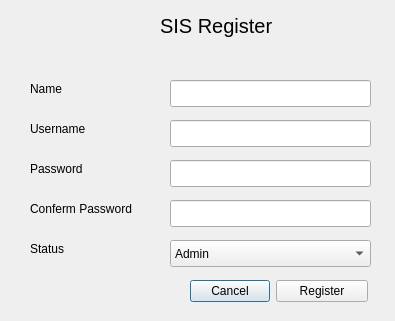
<?xml version="1.0" encoding="UTF-8"?>
<ui version="4.0">
 <class>registerUser</class>
 <widget class="QDialog" name="registerUser">
  <property name="geometry">
   <rect>
    <x>0</x>
    <y>0</y>
    <width>395</width>
    <height>321</height>
   </rect>
  </property>
  <property name="windowTitle">
   <string>Dialog</string>
  </property>
  <widget class="QLabel" name="label">
   <property name="geometry">
    <rect>
     <x>160</x>
     <y>10</y>
     <width>121</width>
     <height>31</height>
    </rect>
   </property>
   <property name="font">
    <font>
     <pointsize>15</pointsize>
    </font>
   </property>
   <property name="text">
    <string>SIS Register</string>
   </property>
  </widget>
  <widget class="QLabel" name="label_2">
   <property name="geometry">
    <rect>
     <x>30</x>
     <y>80</y>
     <width>67</width>
     <height>17</height>
    </rect>
   </property>
   <property name="text">
    <string>Name</string>
   </property>
  </widget>
  <widget class="QLabel" name="label_3">
   <property name="geometry">
    <rect>
     <x>30</x>
     <y>120</y>
     <width>71</width>
     <height>17</height>
    </rect>
   </property>
   <property name="text">
    <string>Username</string>
   </property>
  </widget>
  <widget class="QLineEdit" name="lineEdit">
   <property name="geometry">
    <rect>
     <x>170</x>
     <y>80</y>
     <width>201</width>
     <height>27</height>
    </rect>
   </property>
  </widget>
  <widget class="QLineEdit" name="lineEdit_2">
   <property name="geometry">
    <rect>
     <x>170</x>
     <y>120</y>
     <width>201</width>
     <height>27</height>
    </rect>
   </property>
  </widget>
  <widget class="QLabel" name="label_4">
   <property name="geometry">
    <rect>
     <x>30</x>
     <y>160</y>
     <width>67</width>
     <height>17</height>
    </rect>
   </property>
   <property name="text">
    <string>Password</string>
   </property>
  </widget>
  <widget class="QLineEdit" name="lineEdit_3">
   <property name="geometry">
    <rect>
     <x>170</x>
     <y>160</y>
     <width>201</width>
     <height>27</height>
    </rect>
   </property>
   <property name="echoMode">
    <enum>QLineEdit::Password</enum>
   </property>
  </widget>
  <widget class="QLabel" name="label_5">
   <property name="geometry">
    <rect>
     <x>30</x>
     <y>200</y>
     <width>131</width>
     <height>17</height>
    </rect>
   </property>
   <property name="text">
    <string>Conferm Password</string>
   </property>
  </widget>
  <widget class="QLineEdit" name="lineEdit_4">
   <property name="geometry">
    <rect>
     <x>170</x>
     <y>200</y>
     <width>201</width>
     <height>27</height>
    </rect>
   </property>
   <property name="echoMode">
    <enum>QLineEdit::Password</enum>
   </property>
  </widget>
  <widget class="QLabel" name="label_6">
   <property name="geometry">
    <rect>
     <x>30</x>
     <y>240</y>
     <width>67</width>
     <height>17</height>
    </rect>
   </property>
   <property name="text">
    <string>Status </string>
   </property>
  </widget>
  <widget class="QComboBox" name="comboBox">
   <property name="geometry">
    <rect>
     <x>170</x>
     <y>240</y>
     <width>201</width>
     <height>27</height>
    </rect>
   </property>
   <item>
    <property name="text">
     <string>Admin</string>
    </property>
   </item>
   <item>
    <property name="text">
     <string>Operator</string>
    </property>
   </item>
  </widget>
  <widget class="QWidget" name="">
   <property name="geometry">
    <rect>
     <x>190</x>
     <y>280</y>
     <width>178</width>
     <height>29</height>
    </rect>
   </property>
   <layout class="QFormLayout" name="formLayout">
    <item row="0" column="0">
     <widget class="QPushButton" name="pushButton_2">
      <property name="text">
       <string>Cancel</string>
      </property>
     </widget>
    </item>
    <item row="0" column="1">
     <widget class="QPushButton" name="pushButton">
      <property name="text">
       <string>Register</string>
      </property>
     </widget>
    </item>
   </layout>
  </widget>
 </widget>
 <resources/>
 <connections/>
</ui>
